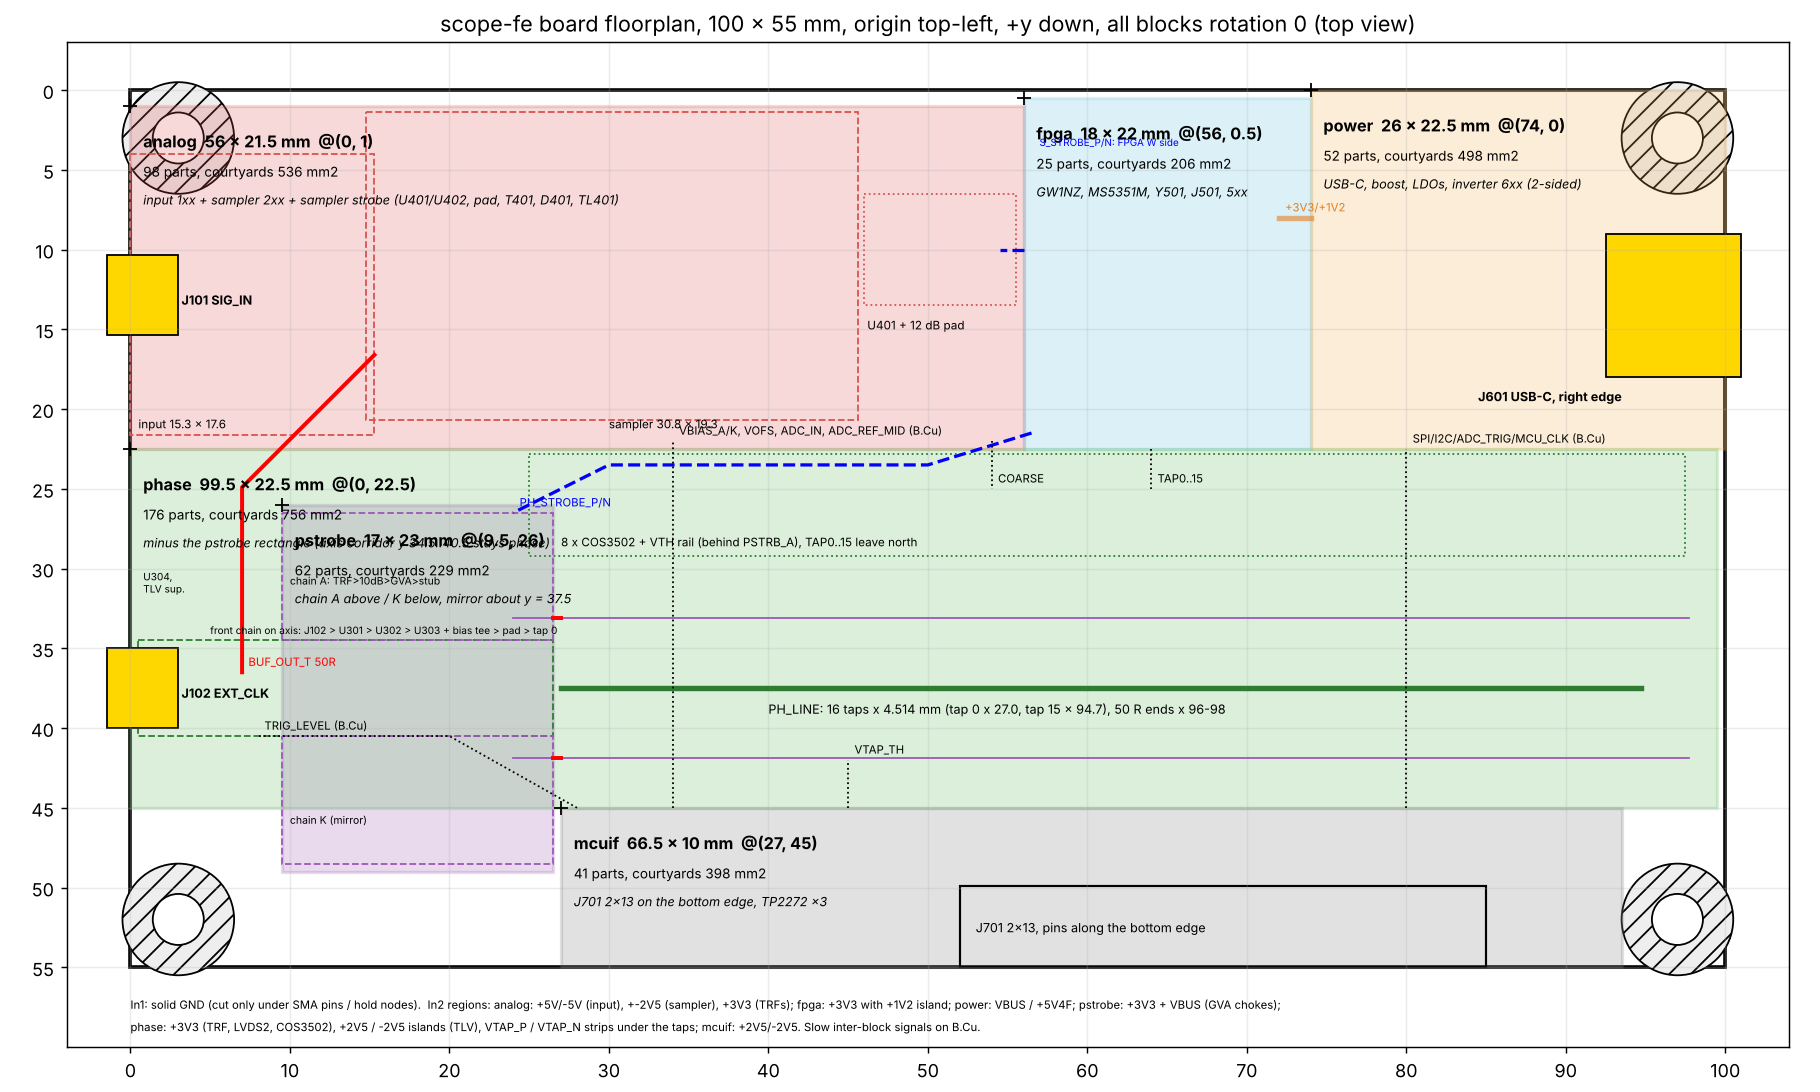

The Python source for this figure:
#!/usr/bin/env python3
"""Floorplan of the scope-fe board: block membership from the netlist, footprint-area estimates
(courtyard boxes of the netlist footprints), and floorplan.png (to scale, matplotlib).

Run: python3 floorplan.py  -> floorplan.png, prints the block table and area estimates (FLOORPLAN.md quotes them).
"""
import os, re
import pcbnew
import matplotlib
matplotlib.use("Agg")
import matplotlib.pyplot as plt
from matplotlib.patches import Rectangle, Circle, Polygon
import boardlib as bl

HERE = os.path.dirname(os.path.abspath(__file__))
W, H = 100.0, 55.0                 # outline decision (FLOORPLAN.md): 100 x 55 mm
HOLES = [(3, 3), (W - 3, 3), (3, H - 3), (W - 3, H - 3)]
HOLE_KEEP = 3.5                    # MountingHole_3.2mm_M3 courtyard radius 3.45 mm
POWER = {"GND", "+3V3", "+5V", "-5V", "+2V5", "-2V5", "+1V2", "VBUS"}

# block rectangles (x, y, w, h) in board mm, origin top-left, +y down; rot = block rotation when merged
BLOCKS = {
    "analog":  dict(r=(0.0, 1.0, 56.0, 21.5), rot=0, col="#d9534f",
                    note="input 1xx + sampler 2xx + sampler strobe (U401/U402, pad, T401, D401, TL401)"),
    "fpga":    dict(r=(56.0, 0.5, 18.0, 22.0), rot=0, col="#5bc0de", note="GW1NZ, MS5351M, Y501, J501, 5xx"),
    "power":   dict(r=(74.0, 0.0, 26.0, 22.5), rot=0, col="#f0ad4e", note="USB-C, boost, LDOs, inverter 6xx (2-sided)"),
    "pstrobe": dict(r=(9.5, 26.0, 17.0, 23.0), rot=0, col="#9b59b6",
                    note="chain A above / K below, mirror about y = 37.5"),
    "phase":   dict(r=(0.0, 22.5, 99.5, 22.5), rot=0, col="#5cb85c",
                    note="minus the pstrobe rectangle (axis corridor y 34.5..40.5 stays phase)"),
    "mcuif":   dict(r=(27.0, 45.0, 66.5, 10.0), rot=0, col="#777777", note="J701 2x13 on the bottom edge, TP2272 x3"),
}
TAP_Y = 37.5                       # tap axis (PH_LINE), board y
TAP0_X = 27.0                      # tap 0 diode centre; tap 15 at 27 + 15 x 4.514 = 94.7
def membership(nl):
    """refs -> block: by sheet; strobe sheet split by connectivity from S_STROBE_P/N (sampler strobe)"""
    blk = {}
    for r, c in nl.comps.items():
        s = c["sheet"].strip("/")
        blk[r] = {"input": "analog", "sampler": "analog", "trigger_phase": "phase", "strobe": "pstrobe",
                  "fpga_clock": "fpga", "power": "power", "mcu_if": "mcuif"}[s]
    # BFS through 4xx parts over non-supply nets, starting at the sampler-strobe launch
    by_ref = {}
    for (r, p), n in nl.pads.items():
        by_ref.setdefault(r, set()).add(n)
    seen, todo = set(), ["/S_STROBE_P", "/S_STROBE_N", "/STRB_A", "/STRB_K"]
    while todo:
        n = todo.pop()
        if n in seen or n in POWER:
            continue
        seen.add(n)
        for r, p in nl.nets[n]:
            if nl.comps[r]["sheet"] == "/strobe/" and blk[r] == "pstrobe":
                blk[r] = "analog"
                todo += list(by_ref[r])
    # bias / decoupling parts of the sampler-strobe TRFs hang on supply nets: follow their private nets
    return blk


def fp_area(fpid, cache={}):
    """courtyard bounding box of the library footprint (parsed from the .kicad_mod text)"""
    if not fpid:
        return 0.0, (0, 0)
    if fpid not in cache:
        lib, name = fpid.split(":", 1)
        txt = open(os.path.join(bl.FPLIB, lib + ".pretty", name + ".kicad_mod")).read()
        xs, ys = [], []
        for m in re.finditer(r"\((?:fp_line|fp_rect|fp_poly|fp_circle)[^\n]*?(?:\n[^(]*?)*?", txt):
            pass
        for blk in re.split(r"\n\s*\((?=fp_|pad )", txt):
            if '"F.CrtYd"' in blk or ("F.CrtYd" in blk and "layer" in blk):
                for a, b in re.findall(r"\((?:start|end|xy|center) ([-\d.]+) ([-\d.]+)\)", blk):
                    xs.append(float(a)); ys.append(float(b))
        if not xs:
            for a, b in re.findall(r"\(at ([-\d.]+) ([-\d.]+)", txt):
                xs.append(float(a)); ys.append(float(b))
        w, h = max(xs) - min(xs), max(ys) - min(ys)
        cache[fpid] = (w * h, (w, h))
    return cache[fpid]


def main():
    nl = bl.netlist()
    blk = membership(nl)
    print(f"{'block':8s} {'parts':>5s} {'courtyard mm2':>13s} {'x1.6 routing':>12s} {'rect mm2':>9s}  rect (x, y, w, h)")
    est = {}
    for b, d in BLOCKS.items():
        refs = [r for r in blk if blk[r] == b]
        a = sum(fp_area(nl.comps[r]["footprint"])[0] for r in refs)
        x, y, w, h = d["r"]
        est[b] = (len(refs), a)
        print(f"{b:8s} {len(refs):5d} {a:13.0f} {1.6 * a:12.0f} {w * h:9.0f}  {d['r']}")
    tot = sum(a for _, a in est.values())
    print(f"total courtyard {tot:.0f} mm2, x1.6 = {1.6 * tot:.0f} mm2; board 100 x 50 = 5000, 100 x 55 = 5500 mm2 "
          f"(minus 4 x {3.14159 * HOLE_KEEP ** 2:.0f} mm2 holes)")
    big = sorted(((fp_area(c["footprint"])[0], r) for r, c in nl.comps.items()), reverse=True)[:12]
    print("largest footprints:", ", ".join(f"{r} {a:.0f}" for a, r in big))
    print("analog strobe parts:", " ".join(sorted(r for r in blk if blk[r] == "analog" and nl.comps[r]["sheet"] == "/strobe/")))

    fig, ax = plt.subplots(figsize=(14, 8.4))
    ax.add_patch(Rectangle((0, 0), W, H, fill=False, lw=2, ec="k"))
    for hx, hy in HOLES:
        ax.add_patch(Circle((hx, hy), HOLE_KEEP, fc="#eeeeee", ec="k", lw=1, hatch="//"))
        ax.add_patch(Circle((hx, hy), 1.6, fc="white", ec="k"))
    for b, d in BLOCKS.items():
        x, y, w, h = d["r"]
        n, a = est[b]
        ax.add_patch(Rectangle((x, y), w, h, fc=d["col"], alpha=0.22, ec=d["col"], lw=1.8))
        ax.text(x + 0.8, y + 1.6, f"{b}  {w:g} x {h:g} mm  @({x:g}, {y:g})", fontsize=9, weight="bold", va="top")
        ax.text(x + 0.8, y + 3.6, f"{n} parts, courtyards {a:.0f} mm2", fontsize=7.5, va="top")
        ax.text(x + 0.8, y + 5.4, d["note"], fontsize=7, va="top", style="italic")
        ax.plot([x], [y], "k+", ms=8)        # block origin = top-left, rotation 0
    # sub-structures
    ax.add_patch(Rectangle((0.0, 4.0), 15.3, 17.6, fill=False, ec="#d9534f", ls="--"))
    ax.text(0.5, 21.2, "input 15.3 x 17.6", fontsize=6.5)
    ax.add_patch(Rectangle((14.8, 1.4), 30.8, 19.3, fill=False, ec="#d9534f", ls="--"))
    ax.text(30, 21.2, "sampler 30.8 x 19.3", fontsize=6.5)
    ax.add_patch(Rectangle((46.0, 6.5), 9.5, 7.0, fill=False, ec="#d9534f", ls=":"))
    ax.text(46.2, 15.0, "U401 + 12 dB pad", fontsize=6.5)
    ax.plot([TAP0_X, TAP0_X + 15 * 4.514], [TAP_Y, TAP_Y], color="#2e7d32", lw=3)
    ax.plot([TAP0_X - 3, TAP0_X + 15 * 4.514 + 3], [TAP_Y - 4.4] * 2, color="#9b59b6", lw=1)
    ax.plot([TAP0_X - 3, TAP0_X + 15 * 4.514 + 3], [TAP_Y + 4.4] * 2, color="#9b59b6", lw=1)
    ax.text(40, TAP_Y + 1.6, "PH_LINE: 16 taps x 4.514 mm (tap 0 x 27.0, tap 15 x 94.7), 50 R ends x 96-98", fontsize=7)
    ax.add_patch(Rectangle((TAP0_X - 2, 22.8), 72.5, 6.4, fill=False, ec="#2e7d32", ls=":"))
    ax.text(TAP0_X, 28.6, "8 x COS3502 + VTH rail (behind PSTRB_A), TAP0..15 leave north", fontsize=6.5)
    ax.add_patch(Rectangle((0.5, TAP_Y - 3.0), 26.0, 6.0, fill=False, ec="#2e7d32", ls="--"))
    ax.text(5.0, TAP_Y - 3.4, "front chain on axis: J102 > U301 > U302 > U303 + bias tee > pad > tap 0", fontsize=5.6)
    ax.text(0.8, 31.5, "U304,\nTLV sup.", fontsize=5.6)
    ax.add_patch(Rectangle((9.5, 26.5), 17.0, 8.0, fill=False, ec="#9b59b6", ls="--"))
    ax.add_patch(Rectangle((9.5, 40.5), 17.0, 8.0, fill=False, ec="#9b59b6", ls="--"))
    ax.text(10, 31.0, "chain A: TRF>10dB>GVA>stub", fontsize=5.8)
    ax.text(10, 46.0, "chain K (mirror)", fontsize=5.8)
    ax.add_patch(Rectangle((52.0, 49.9), 33.0, 5.1, fill=False, ec="k", lw=1.2))
    ax.text(53, 52.8, "J701 2x13, pins along the bottom edge", fontsize=7)
    for (x, y, lab) in ((0, 12.85, "J101 SIG_IN"), (0, TAP_Y, "J102 EXT_CLK")):
        ax.add_patch(Rectangle((x - 1.5, y - 2.5), 4.5, 5, fc="gold", ec="k"))
        ax.text(x + 3.2, y + 0.6, lab, fontsize=7, weight="bold")
    ax.add_patch(Rectangle((W - 7.5, 9.0), 8.5, 9.0, fc="gold", ec="k"))
    ax.text(W - 15.5, 19.5, "J601 USB-C, right edge", fontsize=7, weight="bold")
    links = [
        ([(15.3, 16.6), (7.0, 24.9), (7.0, TAP_Y - 1.0)], "BUF_OUT_T 50R", "rf"),
        ([(56.0, 10.0), (54.5, 10.0)], "", "pair"),
        ([(56.5, 21.5), (50.0, 23.5), (30.0, 23.5), (24.0, 26.5)], "PH_STROBE_P/N", "pair"),
        ([(26.5, TAP_Y - 4.4), (TAP0_X, TAP_Y - 4.4)], "", "rf"),
        ([(26.5, TAP_Y + 4.4), (TAP0_X, TAP_Y + 4.4)], "", "rf"),
        ([(64.0, 22.5), (64.0, 25.0)], "TAP0..15", "slow"),
        ([(54.0, 22.0), (54.0, 25.0)], "COARSE", "slow"),
        ([(74.0, 8.0), (72.0, 8.0)], "+3V3/+1V2", "supply"),
        ([(80.0, 45.0), (80.0, 22.5)], "SPI/I2C/ADC_TRIG/MCU_CLK (B.Cu)", "slow"),
        ([(34.0, 45.0), (34.0, 22.0)], "VBIAS_A/K, VOFS, ADC_IN, ADC_REF_MID (B.Cu)", "slow"),
        ([(28.0, 45.0), (20.0, 40.5), (8.0, 40.5)], "TRIG_LEVEL (B.Cu)", "slow"),
        ([(45.0, 45.0), (45.0, 42.0)], "VTAP_TH", "slow"),
    ]
    sty = {"rf": dict(color="red", lw=2.2), "pair": dict(color="blue", lw=1.8, ls="--"),
           "slow": dict(color="k", lw=1.0, ls=":"), "supply": dict(color="#e67e22", lw=3, alpha=0.6)}
    for pts, lab, s_ in links:
        xs, ys = zip(*pts)
        ax.plot(xs, ys, **sty[s_])
        if lab:
            ax.text(xs[-1] + 0.4, ys[-1] - 0.4, lab, fontsize=6.3, color=sty[s_]["color"])
    ax.text(57, 3.5, "S_STROBE_P/N: FPGA W side", fontsize=5.5, color="blue")
    ax.text(0, H + 2.6, "In1: solid GND (cut only under SMA pins / hold nodes).  In2 regions: analog: +5V/-5V (input), +-2V5 (sampler), "
            "+3V3 (TRFs); fpga: +3V3 with +1V2 island; power: VBUS / +5V4F; pstrobe: +3V3 + VBUS (GVA chokes);", fontsize=6.3)
    ax.text(0, H + 4.0, "phase: +3V3 (TRF, LVDS2, COS3502), +2V5 / -2V5 islands (TLV), VTAP_P / VTAP_N strips under the taps; "
            "mcuif: +2V5/-2V5. Slow inter-block signals on B.Cu.", fontsize=6.3)
    ax.set_xlim(-4, W + 4)
    ax.set_ylim(H + 5, -3)
    ax.set_aspect("equal")
    ax.set_xticks(range(0, 101, 10))
    ax.set_yticks(range(0, 56, 5))
    ax.grid(alpha=0.25)
    ax.set_title("scope-fe board floorplan, 100 x 55 mm, origin top-left, +y down, all blocks rotation 0 (top view)")
    fig.tight_layout()
    out = os.path.join(HERE, "floorplan.png")
    fig.savefig(out, dpi=130)
    print("wrote", out)


if __name__ == "__main__":
    main()
